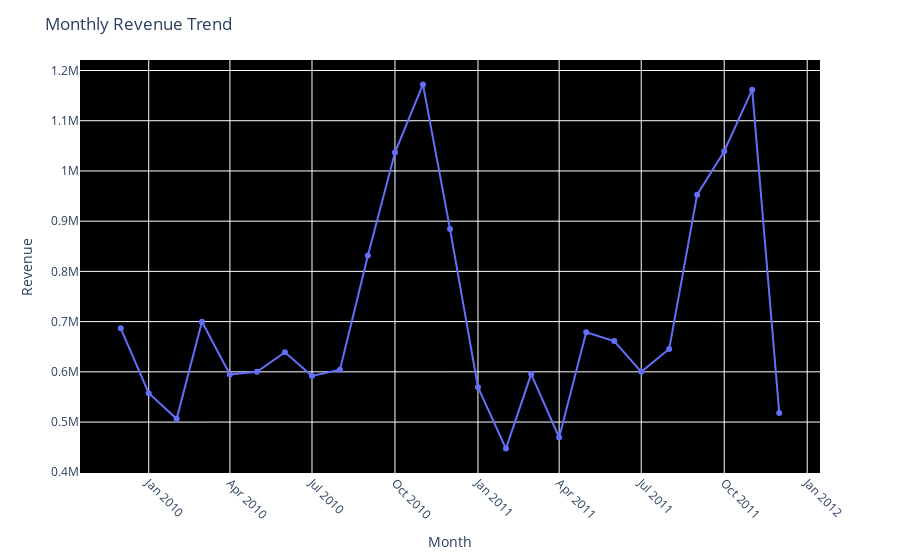

Source (notebook cell):
### Code cell
fig = px.line(monthly_rev,
              x='Month', y='Revenue',
              markers=True)

fig.update_layout(xaxis_title="Month", yaxis_title="Revenue",
                  xaxis_tickangle=45, title='Monthly Revenue Trend',
                  plot_bgcolor='black')

# update_layout changes how the overall chart looks like

fig.show()

### Figure 1 — Plotly figure (JSON) as saved in the notebook; plotly's stock layout.template omitted (floating-point values rounded to 4 significant figures)
{"data": [{"hovertemplate": "Month=%{x}<br>Revenue=%{y}<extra></extra>", "legendgroup": "", "line": {"color": "#636efa", "dash": "solid"}, "marker": {"symbol": "circle"}, "mode": "lines+markers", "name": "", "orientation": "v", "showlegend": false, "type": "scatter", "x": ["2009-12", "2010-01", "2010-02", "2010-03", "2010-04", "2010-05", "2010-06", "2010-07", "2010-08", "2010-09", "2010-10", "2010-11", "2010-12", "2011-01", "2011-02", "2011-03", "2011-04", "2011-05", "2011-06", "2011-07", "2011-08", "2011-09", "2011-10", "2011-11", "2011-12"], "xaxis": "x", "y": [686700.0, 557300.0, 506400.0, 699600.0, 594600.0, 600000.0, 639100.0, 591600.0, 604200.0, 831600.0, 1036680, 1172000.0, 884600.0, 569400.0, 447100.0, 595500.0, 469200.0, 678600.0, 661200.0, 600100.0, 645300.0, 952800.0, 1039000.0, 1162000.0, 518200.0], "yaxis": "y"}], "layout": {"legend": {"tracegroupgap": 0}, "margin": {"t": 60}, "plot_bgcolor": "black", "title": {"text": "Monthly Revenue Trend"}, "xaxis": {"anchor": "y", "domain": [0, 1], "tickangle": 45, "title": {"text": "Month"}}, "yaxis": {"anchor": "x", "domain": [0, 1], "title": {"text": "Revenue"}}}}
